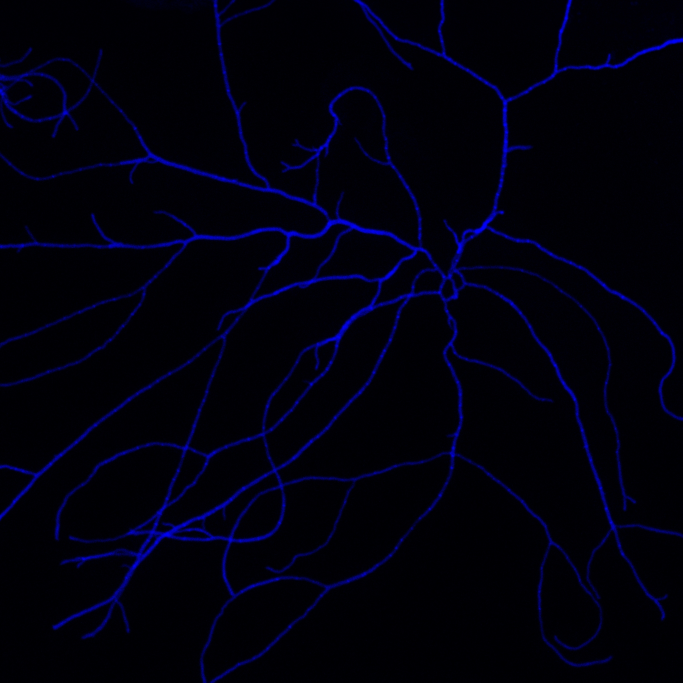
#> input picture example/1_fluorescence.jpg, 2048 x 2048 px (shown at 1/3 size)
$ jupyter execute 'segmentation target creation.ipynb'
#> lines starting #> are read from the running program, lines starting #| are printed output that depends on the picture; after the words box and inside, x2 and y2 are one past the last pixel; in counts of white or black regions, pixels touching at a corner belong together
[cell 1]
from skimage import io, morphology, color, util, filters
import numpy as np
from PIL import Image

import matplotlib.pyplot as plt
import seaborn as sns
sns.set(style="darkgrid", palette="Set2")

data = "example/"

[cell 2]
img  = io.imread(data + '1_fluorescence.jpg')
#> img is the input picture: shape (2048, 2048, 3); mean R, G, B 0.7, 0.5, 13.8
img_true  = io.imread(data + '1_brightfield.jpg')
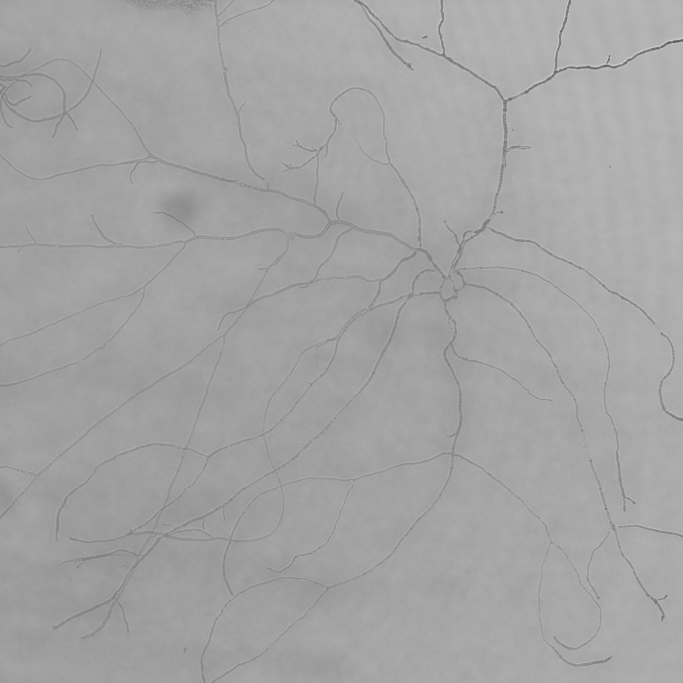
#> input picture example/1_brightfield.jpg, 2048 x 2048 px (shown at 1/3 size)
#> img_true is the input picture: shape (2048, 2048); min 67, max 222, mean 163.9

img.shape
#> Out = (2048, 2048, 3)

[cell 3]
#img_gray = color.rgb2gray(img)
img_gray = img[:,:,2]
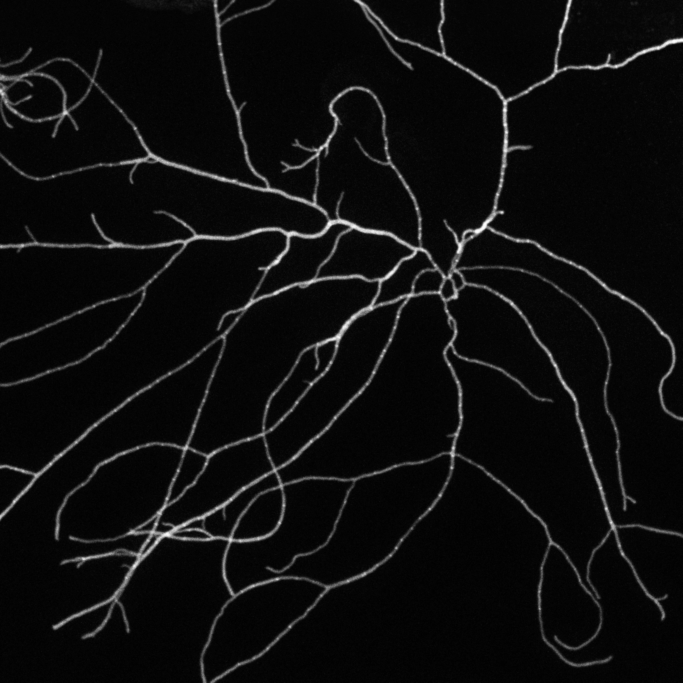
#> img_gray: shape (2048, 2048) (shown at 1/3 size); min 0, max 255, mean 13.8

img_gray = util.img_as_ubyte(img_gray)
img_gray

[cell 4]
plt.figure(figsize=[40,30])
plt.imshow(img_gray)

[cell 5]
threshold = 25

img_binarized = img_gray.copy()
img_binarized[img_binarized >= threshold] = 255
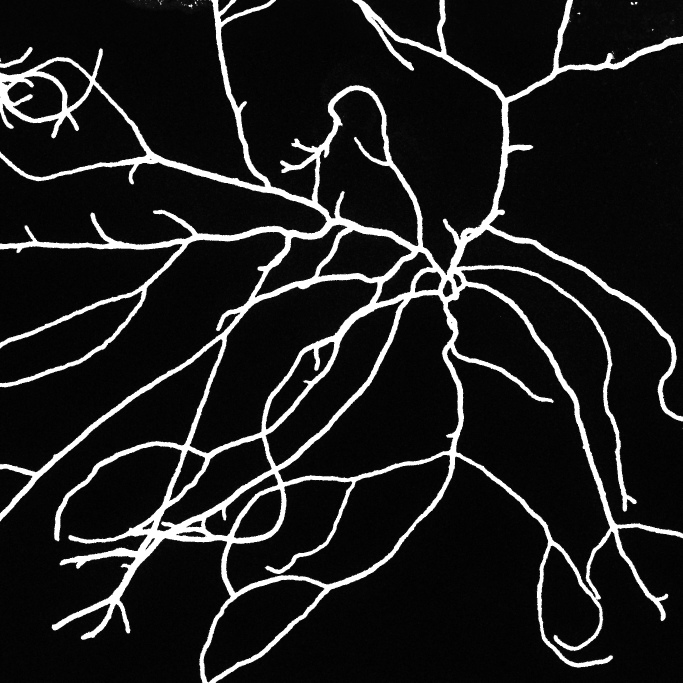
#> img_binarized: shape (2048, 2048) (shown at 1/3 size); 9.97% of pixels changed, all inside (x1, y1, x2, y2) = (0, 0, 2048, 2048)
img_binarized[img_binarized < threshold] = 0
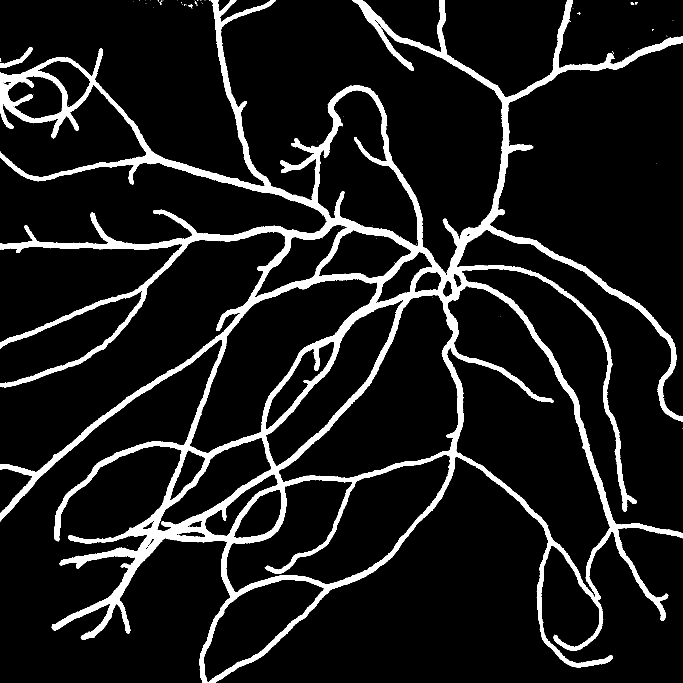
#> img_binarized: shape (2048, 2048) (shown at 1/3 size); 10% white; 116 white regions (107 under 20 px), largest, box (x1, y1, x2, y2) and area: (0, 0, 2048, 2048) 416172, (0, 141, 98, 204) 1377, (565, 12, 578, 25) 66

#plt.figure(figsize=[15,15])
#plt.imshow(img_binarized)

img_binarized = Image.fromarray(img_binarized).convert("1")

clean_binary_img = morphology.remove_small_objects(np.array(img_binarized), min_size=50)
#> clean_binary_img: shape (2048, 2048) bool; 10% white; 4 white regions, box (x1, y1, x2, y2) and area: (0, 0, 2048, 2048) 416120, (0, 141, 98, 204) 1377, (565, 12, 578, 22) 63, (1892, 6, 1901, 15) 50
Image.fromarray(clean_binary_img)
